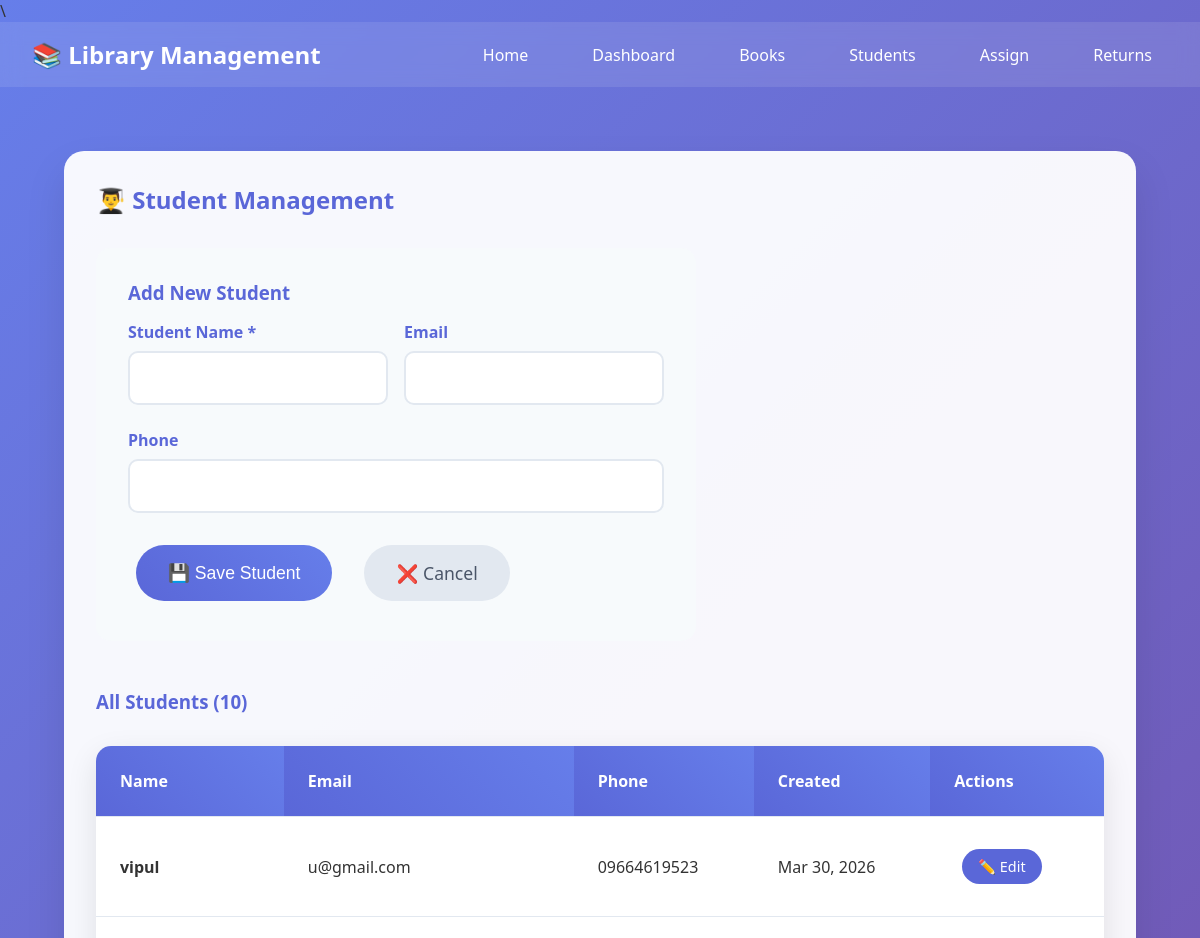
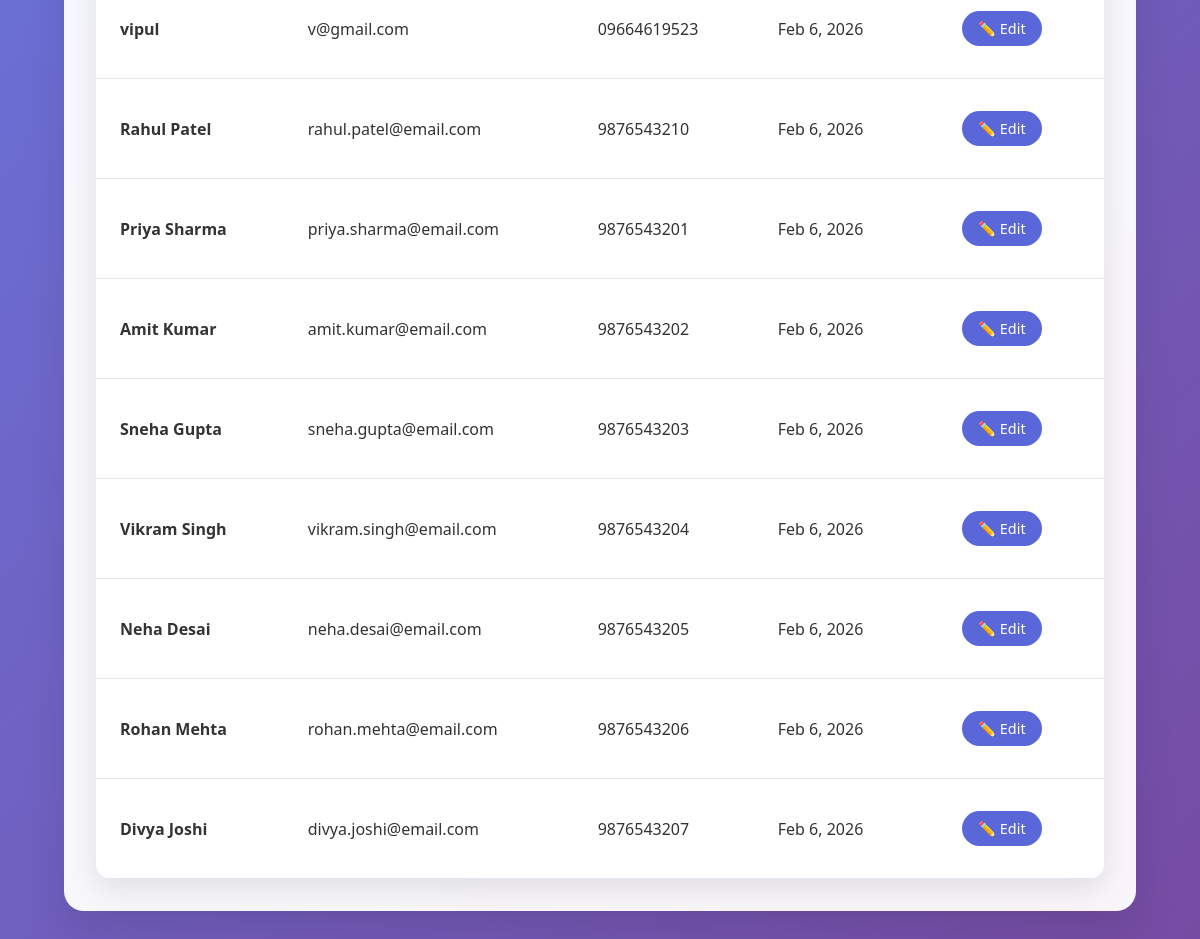
Page /students.php on the committed database (2 pictures, top to bottom).
### tables this page shows
CREATE TABLE `students` (
  `id` int(11) NOT NULL,
  `name` varchar(255) NOT NULL,
  `email` varchar(255) DEFAULT NULL,
  `phone` varchar(20) DEFAULT NULL,
  `created_at` timestamp NOT NULL DEFAULT current_timestamp()
);

### students.php (the view, shortened to what this page needs)
\<?php
include 'database.php';
include 'header.php';
$stmt = $pdo->query("SELECT * FROM students ORDER BY created_at DESC");
$students = $stmt->fetchAll();
?>
<div style="background: rgba(255,255,255,0.95); margin: 2rem; padding: 2rem; border-radius: 20px; box-shadow: 0 20px 40px rgba(0,0,0,0.1);">
    <h2 style="color: #5a67d8; margin-bottom: 2rem;">👨‍🎓 Student Management</h2>
    <?php
    $editStudent = null;
    ?>
    <form method="POST" style="max-width: 600px; margin-bottom: 3rem; background: #f7fafc; padding: 2rem; border-radius: 15px;">
        <?php if ($editStudent): ?>
            <input type="hidden" name="edit_id" value="<?php echo $editStudent['id']; ?>">
            <h3 style="color: #5a67d8; margin-bottom: 1rem;">Edit Student</h3>
        <?php else: ?>
            <h3 style="color: #5a67d8; margin-bottom: 1rem;">Add New Student</h3>
        <?php endif; ?>
        <div class="form-row">
            <div class="form-group">
                <label>Student Name *</label>
                <input type="text" name="name" value="<?php echo $editStudent['name'] ?? ''; ?>" required>
            </div>
            <div class="form-group">
                <label>Email</label>
                <input type="email" name="email" value="<?php echo $editStudent['email'] ?? ''; ?>">
            </div>
        </div>
        <div class="form-group">
            <label>Phone</label>
            <input type="text" name="phone" value="<?php echo $editStudent['phone'] ?? ''; ?>">
        </div>
        <div style="display: flex; gap: 1rem;">
            <button type="submit" class="btn btn-primary">💾 Save Student</button>
            <a href="students.php" class="btn" style="background: #e2e8f0; color: #4a5568;">❌ Cancel</a>
        </div>
    </form>
    <h3 style="color: #5a67d8; margin: 2rem 0 1rem 0;">All Students (<?php echo count($students); ?>)</h3>
    <table>
        <thead>
            <tr>
                <th>Name</th>
                <th>Email</th>
                <th>Phone</th>
                <th>Created</th>
                <th>Actions</th>
            </tr>
        </thead>
        <tbody>
            <?php foreach ($students as $student): ?>
            <tr>
                <td style="font-weight: 600;"><?php echo htmlspecialchars($student['name']); ?></td>
                <td><?php echo htmlspecialchars($student['email'] ?? 'No email'); ?></td>
                <td><?php echo htmlspecialchars($student['phone'] ?? 'No phone'); ?></td>
                <td><?php echo date('M j, Y', strtotime($student['created_at'])); ?></td>
                <td>
                    <a href="?edit=<?php echo $student['id']; ?>" class="btn"
                       style="padding: 0.5rem 1rem; font-size: 0.9rem; background: #5a67d8; color: white;">
                        ✏️ Edit
                    </a>
                </td>
            </tr>
            <?php endforeach; ?>
        </tbody>
    </table>
</div>
<?php include 'footer.php'; ?>

### header.php (style rules this page uses)
* { margin: 0; padding: 0; box-sizing: border-box; }
body { font-family: 'Segoe UI', Tahoma, Geneva, Verdana, sans-serif; background: linear-gradient(135deg, #667eea 0%, #764ba2 100%); min-height: 100vh; color: #333; }
.btn { padding: 1rem 2rem; border: none; border-radius: 50px; font-size: 1.1rem; cursor: pointer; transition: all 0.3s; text-decoration: none; display: inline-block; margin: 0.5rem; }
.btn-primary { background: linear-gradient(45deg, #5a67d8, #667eea); color: white; }
.form-group { margin-bottom: 1.5rem; }
label { display: block; margin-bottom: 0.5rem; font-weight: 600; color: #5a67d8; }
input, select, textarea { width: 100%; padding: 1rem; border: 2px solid #e2e8f0; border-radius: 10px; font-size: 1rem; transition: border-color 0.3s; }
.form-row { display: grid; grid-template-columns: 1fr 1fr; gap: 1rem; }
table { width: 100%; border-collapse: collapse; margin-top: 2rem; background: white; border-radius: 15px; overflow: hidden; box-shadow: 0 10px 30px rgba(0,0,0,0.1); }
th, td { padding: 1.5rem; text-align: left; border-bottom: 1px solid #e2e8f0; }
th { background: linear-gradient(45deg, #5a67d8, #667eea); color: white; font-weight: 600; }

### rows in the picture
students: name "vipul", email "u@gmail.com", phone "09664619523", created_at "Mar 30, 2026"
students: name "vipul", email "v@gmail.com", phone "09664619523", created_at "Feb 6, 2026"
students: name "Rahul Patel", email "rahul.patel@email.com", phone "9876543210", created_at "Feb 6, 2026"
students: name "Priya Sharma", email "priya.sharma@email.com", phone "9876543201", created_at "Feb 6, 2026"
students: name "Amit Kumar", email "amit.kumar@email.com", phone "9876543202", created_at "Feb 6, 2026"
students: name "Sneha Gupta", email "sneha.gupta@email.com", phone "9876543203", created_at "Feb 6, 2026"
students: name "Vikram Singh", email "vikram.singh@email.com", phone "9876543204", created_at "Feb 6, 2026"
students: name "Neha Desai", email "neha.desai@email.com", phone "9876543205", created_at "Feb 6, 2026"
students: name "Rohan Mehta", email "rohan.mehta@email.com", phone "9876543206", created_at "Feb 6, 2026"
students: name "Divya Joshi", email "divya.joshi@email.com", phone "9876543207", created_at "Feb 6, 2026"

### other values in the picture
count($students) "10"
